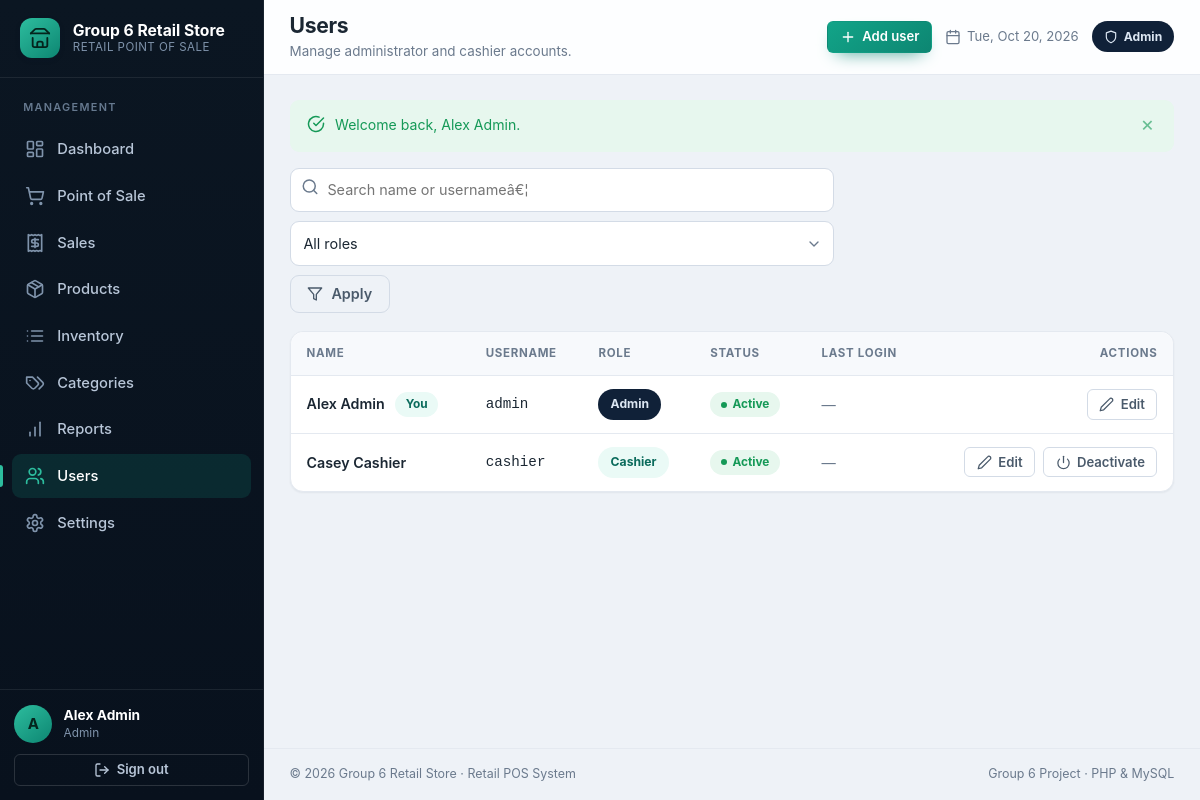
The page /admin/users.php (signed in) on the database its author committed.
### tables this page shows
CREATE TABLE `users` (
  `id`            BIGINT UNSIGNED NOT NULL AUTO_INCREMENT,
  `name`          VARCHAR(100)    NOT NULL,
  `username`      VARCHAR(50)     NOT NULL,
  `email`         VARCHAR(150)    DEFAULT NULL,
  `password_hash` VARCHAR(255)    NOT NULL COMMENT 'password_hash() / bcrypt output',
  `role`          ENUM('admin','cashier') NOT NULL DEFAULT 'cashier',
  `status`        TINYINT(1)      NOT NULL DEFAULT 1 COMMENT '1 = active, 0 = inactive',
  `last_login_at` DATETIME        DEFAULT NULL,
  `created_at`    TIMESTAMP       NOT NULL DEFAULT CURRENT_TIMESTAMP,
  `updated_at`    TIMESTAMP       NOT NULL DEFAULT CURRENT_TIMESTAMP ON UPDATE CURRENT_TIMESTAMP,
  PRIMARY KEY (`id`),
  UNIQUE KEY `uq_users_username` (`username`),
  UNIQUE KEY `uq_users_email` (`email`),
  KEY `idx_users_role_status` (`role`, `status`)
);

### includes/functions.php (called while the page is built, shortened)
<?php
function e($value): string
{
    return htmlspecialchars((string) ($value ?? ''), ENT_QUOTES | ENT_SUBSTITUTE, 'UTF-8');
}
function url(string $path = ''): string
{
    $path = ltrim($path, '/');
    return APP_BASE . ($path === '' ? '' : '/' . $path);
}
function asset(string $path): string
{
    return url('assets/' . ltrim($path, '/'));
}
function get(string $key, $default = null)
{
    if (!array_key_exists($key, $_GET) || is_array($_GET[$key])) {
        return $default;
    }
    return is_string($_GET[$key]) ? trim($_GET[$key]) : $_GET[$key];
}
function paginate(int $total, int $perPage = 15, string $pageParam = 'page'): array
{
    $perPage = max(1, $perPage);
    $pages   = max(1, (int) ceil($total / $perPage));
    $page    = (int) get($pageParam, '1');
    $page    = max(1, min($pages, $page));
    return [
        'page'     => $page,
        'per_page' => $perPage,
        'total'    => $total,
        'pages'    => $pages,
        'offset'   => ($page - 1) * $perPage,
    ];
}
function nice_date(?string $datetime, string $format = 'M j, Y g:i A'): string
{
    if (empty($datetime)) {
        return '—';
    }
    $ts = strtotime($datetime);
    return $ts ? date($format, $ts) : '—';
}

### config/database.php (called while the page is built, shortened)
<?php
function db(): PDO
{
    static $pdo = null;
    if ($pdo instanceof PDO) {
        return $pdo;
    }
    $dsn = sprintf(
        'mysql:host=%s;port=%s;dbname=%s;charset=%s',
        DB_HOST,
        DB_PORT,
        DB_NAME,
        DB_CHARSET
    );
    try {
        $pdo = new PDO($dsn, DB_USER, DB_PASS, [
            PDO::ATTR_ERRMODE            => PDO::ERRMODE_EXCEPTION,
            PDO::ATTR_DEFAULT_FETCH_MODE => PDO::FETCH_ASSOC,
            PDO::ATTR_EMULATE_PREPARES   => false,
        ]);
    } catch (PDOException $e) {
        error_log('Database connection failed: ' . $e->getMessage());
        http_response_code(500);
        if (APP_DEBUG) {
            exit('Database connection failed: ' . $e->getMessage());
        }
        exit('Database connection failed. Please check your configuration.');
    }
    return $pdo;
}

### includes/settings.php (called while the page is built, shortened)
<?php
function settings(): array
{
    if (isset($GLOBALS['__settings_cache'])) {
        return $GLOBALS['__settings_cache'];
    }
    $cache = [];
    try {
        foreach (db()->query('SELECT setting_key, setting_value FROM settings') as $row) {
            $cache[$row['setting_key']] = $row['setting_value'];
        }
    } catch (PDOException $e) {
        error_log('Unable to load settings: ' . $e->getMessage());
        $cache = [];
    }
    return $cache;
}
function setting(string $key, $default = null)
{
    $all = settings();
    return array_key_exists($key, $all) && $all[$key] !== null && $all[$key] !== ''
        ? $all[$key]
        : $default;
}

### includes/auth.php (called while the page is built, shortened)
<?php
function current_user(): ?array
{
    static $user = null;
    static $resolved = false;
    if ($resolved) {
        return $user;
    }
    $resolved = true;
    $id = $_SESSION['user_id'] ?? null;
    $stmt = db()->prepare('SELECT * FROM users WHERE id = ? LIMIT 1');
    $stmt->execute([$id]);
    $row = $stmt->fetch();
    return $user = $row;
}
function require_login(): array
{
    $user = current_user();
    return $user;
}
function require_admin(): array
{
    $user = require_login();
    return $user;
}

### admin/users.php (the view, shortened to what this page needs)
<?php
$user = require_admin();
$pdo  = db();
$search = get('q', '');
$where = [];
$params = [];
$whereSql = $where ? 'WHERE ' . implode(' AND ', $where) : '';
$count = $pdo->prepare("SELECT COUNT(*) FROM users $whereSql");
$count->execute($params);
$pg = paginate((int) $count->fetchColumn(), 15);
$stmt = $pdo->prepare("SELECT * FROM users $whereSql ORDER BY status DESC, role, name LIMIT {$pg['per_page']} OFFSET {$pg['offset']}");
$stmt->execute($params);
$users = $stmt->fetchAll();
$_page_title    = 'Users';
$_page_subtitle = 'Manage administrator and cashier accounts.';
$_active_nav    = 'users';
$_page_actions  = '<a class="btn btn--primary btn--sm" href="' . e(url('admin/user_form.php')) . '">' . icon('plus', 'icon', 16) . ' Add user</a>';
require __DIR__ . '/../includes/header.php';
?>
<div class="toolbar">
    <form method="get" action="<?= e(url('admin/users.php')) ?>">
        <div class="search-box">
            <span class="search-box__icon"><?= icon('search', 'icon', 18) ?></span>
            <input class="input" type="search" name="q" value="<?= e($search) ?>" placeholder="Search name or usernameâ€¦" aria-label="Search users">
        </div>
        <select class="select" name="role" data-autosubmit aria-label="Filter by role">
            <option value="">All roles</option>
        </select>
        <button class="btn btn--ghost" type="submit"><?= icon('filter', 'icon', 16) ?> Apply</button>
    </form>
</div>
<div class="card">
    <?php if (!$users): ?>
        <div class="state">
            <div class="state__icon"><?= icon('users', 'icon', 32) ?></div>
            <p class="state__title">No users found</p>
            <p class="state__text">Add a new account to get started.</p>
            <a class="btn btn--primary" href="<?= e(url('admin/user_form.php')) ?>"><?= icon('plus', 'icon', 18) ?> Add user</a>
        </div>
    <?php else: ?>
        <div class="table-wrap">
            <table class="table">
                <thead>
                    <tr>
                        <th>Name</th>
                        <th>Username</th>
                        <th>Role</th>
                        <th>Status</th>
                        <th>Last login</th>
                        <th class="actions">Actions</th>
                    </tr>
                </thead>
                <tbody>
                    <?php foreach ($users as $u): ?>
                        <tr>
                            <td>
                                <span class="cell-title"><?= e($u['name']) ?></span>
                                <?php if ((int) $u['id'] === (int) $user['id']): ?><span class="badge badge--accent" style="margin-left:.4rem">You</span><?php endif; ?>
                            </td>
                            <td class="mono"><?= e($u['username']) ?></td>
                            <td>
                                <span class="role-badge role-badge--<?= e($u['role']) ?>"><?= e(ucfirst($u['role'])) ?></span>
                            </td>
                            <td>
                                <?php if ((int) $u['status'] === 1): ?>
                                    <span class="badge badge--success"><span class="dot"></span>Active</span>
                                <?php else: ?>
                                    <span class="badge badge--muted">Inactive</span>
                                <?php endif; ?>
                            </td>
                            <td class="text-muted nowrap"><?= e(nice_date($u['last_login_at'])) ?></td>
                            <td class="actions">
                                <a class="btn btn--ghost btn--sm" href="<?= e(url('admin/user_form.php?id=' . (int) $u['id'])) ?>"><?= icon('edit', 'icon', 15) ?> Edit</a>
                                <?php if ((int) $u['id'] !== (int) $user['id']): ?>
                                    <form method="post" action="<?= e(url('admin/users.php')) ?>" class="inline-form" data-confirm="Change the status of â€œ<?= e($u['name']) ?>â€?">
                                        <button class="btn btn--ghost btn--sm" type="submit"><?= icon('power', 'icon', 15) ?> <?= (int) $u['status'] === 1 ? 'Deactivate' : 'Activate' ?></button>
                                    </form>
                                <?php endif; ?>
                            </td>
                        </tr>
                    <?php endforeach; ?>
                </tbody>
            </table>
        </div>
    <?php endif; ?>
</div>
<?php require __DIR__ . '/../includes/footer.php'; ?>

### includes/icons.php (shortened to what this page needs)
<?php
function icon(string $name, string $class = 'icon', int $size = 20): string
{
    $body = $paths[$name] ?? $paths['info'];
    return sprintf(
        '<svg class="%s" width="%d" height="%d" viewBox="0 0 24 24" fill="none" stroke="currentColor" stroke-width="2" stroke-linecap="round" stroke-linejoin="round" aria-hidden="true">%s</svg>',
        e($class),
        $size,
        $size,
        $body
    );
}

### includes/header.php (shortened to what this page needs)
<?php
$__user     = current_user();
$__title    = $_page_title ?? 'Dashboard';
$__subtitle = $_page_subtitle ?? '';
$__active   = $_active_nav ?? '';
$__actions  = $_page_actions ?? '';
$__body     = $_body_class ?? '';
$__store    = setting('store_name', 'Group 6 Retail');
$__nav = [];
if ($__user && $__user['role'] === 'admin') {
    $__nav = [
        ['key' => 'dashboard', 'label' => 'Dashboard',  'href' => 'admin/dashboard.php', 'icon' => 'dashboard'],
        ['key' => 'pos',       'label' => 'Point of Sale', 'href' => 'cashier/pos.php', 'icon' => 'cart'],
        ['key' => 'sales',     'label' => 'Sales',      'href' => 'admin/sales.php', 'icon' => 'receipt'],
        ['key' => 'products',  'label' => 'Products',   'href' => 'admin/products.php', 'icon' => 'package'],
        ['key' => 'inventory', 'label' => 'Inventory',  'href' => 'admin/inventory.php', 'icon' => 'list'],
        ['key' => 'categories','label' => 'Categories', 'href' => 'admin/categories.php', 'icon' => 'tags'],
        ['key' => 'reports',   'label' => 'Reports',    'href' => 'admin/reports.php', 'icon' => 'chart'],
        ['key' => 'users',     'label' => 'Users',      'href' => 'admin/users.php', 'icon' => 'users'],
        ['key' => 'settings',  'label' => 'Settings',   'href' => 'admin/settings.php', 'icon' => 'settings'],
    ];
} elseif ($__user) {
    $__nav = [
        ['key' => 'pos',   'label' => 'Point of Sale', 'href' => 'cashier/pos.php', 'icon' => 'cart'],
        ['key' => 'sales', 'label' => 'My Sales',      'href' => 'admin/sales.php', 'icon' => 'receipt'],
    ];
}
?>
<!DOCTYPE html>
<html lang="en">
<head>
    <link rel="stylesheet" href="<?= e(asset('css/style.css')) ?>">
</head>
<body class="<?= e($__body) ?>">
<div class="app-shell" id="appShell">
    <?php require __DIR__ . '/sidebar.php'; ?>
    <div class="app-main">
        <header class="topbar">
            <div class="topbar__heading">
                <h1 class="topbar__title"><?= e($__title) ?></h1>
                <?php if ($__subtitle !== ''): ?>
                    <p class="topbar__subtitle"><?= e($__subtitle) ?></p>
                <?php endif; ?>
            </div>
            <div class="topbar__actions">
                <?= $__actions ?>
                <span class="topbar__date"><?= icon('calendar', 'icon', 16) ?> <span><?= e(date('D, M j, Y')) ?></span></span>
                <span class="role-badge role-badge--<?= e($__user['role'] ?? 'cashier') ?>">
                    <?= icon($__user && $__user['role'] === 'admin' ? 'shield' : 'user', 'icon', 14) ?>
                    <?= e(ucfirst($__user['role'] ?? '')) ?>
                </span>
            </div>
        </header>
        <main class="content" id="main-content">

### includes/sidebar.php (shortened to what this page needs)
<aside class="sidebar" id="sidebar">
    <div class="sidebar__brand">
        <span class="brand__mark"><?= icon('store', 'icon', 22) ?></span>
        <span class="brand__text">
            <strong><?= e($__store) ?></strong>
            <small>Retail Point of Sale</small>
        </span>
    </div>
    <nav class="sidebar__nav" aria-label="Main navigation">
        <p class="sidebar__section-label"><?= $__user && $__user['role'] === 'admin' ? 'Management' : 'Workspace' ?></p>
        <?php foreach ($__nav as $item): ?>
            <a class="nav-item<?= $__active === $item['key'] ? ' is-active' : '' ?>"
               href="<?= e(url($item['href'])) ?>"
               <?= $__active === $item['key'] ? 'aria-current="page"' : '' ?>>
                <?= icon($item['icon'], 'nav-item__icon', 20) ?>
                <span><?= e($item['label']) ?></span>
            </a>
        <?php endforeach; ?>
    </nav>
    <div class="sidebar__footer">
        <div class="sidebar__user">
            <span class="avatar"><?= e(strtoupper(substr($__user['name'] ?? 'U', 0, 1))) ?></span>
            <span class="sidebar__user-info">
                <strong><?= e($__user['name'] ?? '') ?></strong>
                <small><?= e(ucfirst($__user['role'] ?? '')) ?></small>
            </span>
        </div>
        <form method="post" action="<?= e(url('logout.php')) ?>">
            <button type="submit" class="btn btn--ghost btn--block btn--sm">
                <?= icon('logout', 'icon', 16) ?> Sign out
            </button>
        </form>
    </div>
</aside>

### rows shown on the page
users: name "A", name "Alex Admin", role "Admin", shows "You", username "admin", status 1 (drawn), last_login_at "—", $size 15 (drawn)
users: name "Casey Cashier", username "cashier", role "Cashier", status 1 (drawn), last_login_at "—", $size 15 (drawn)

### other values the page prints
$__store "Group 6 Retail Store"
$item['label'] "Dashboard"
$item['label'] "Point of Sale"
$item['label'] "Sales"
$item['label'] "Products"
$item['label'] "Inventory"
$item['label'] "Categories"
$item['label'] "Reports"
$item['label'] "Users"
$item['label'] "Settings"
$__title "Users"
$__subtitle "Manage administrator and cashier accounts."
$f['message'] "Welcome back, Alex Admin."
setting('store_name', 'Group 6 Retail') "Group 6 Retail Store"
